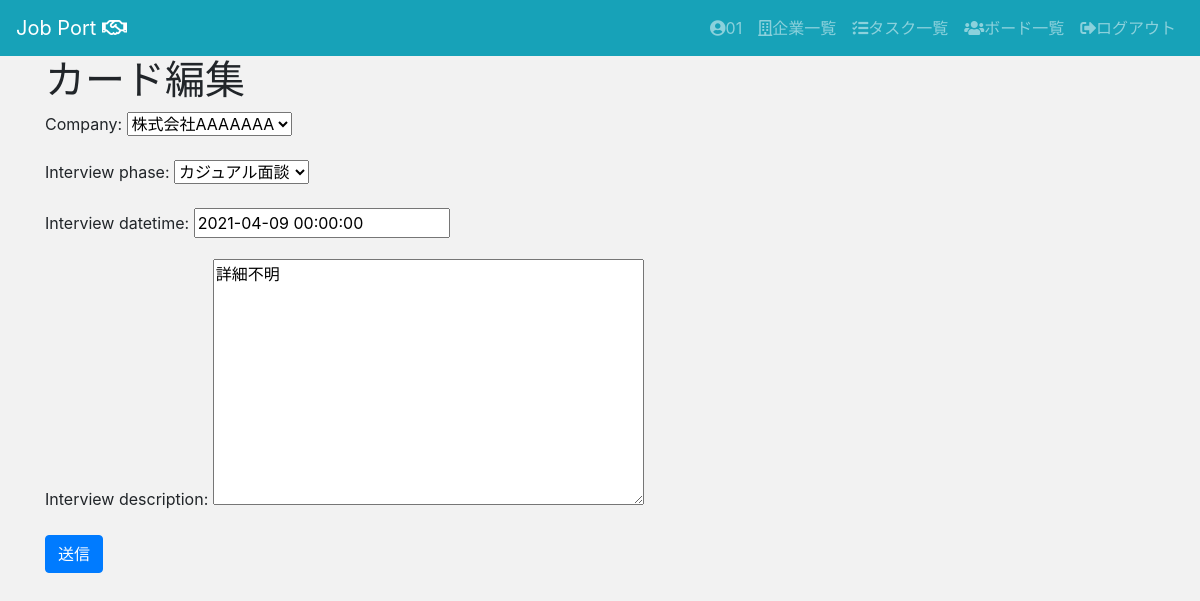
The app's page /jpapp/interviews/1/update/ (signed in) with its own data.
### jpapp/models.py (models this page shows, shortened)
class Interview(models.Model):
    interview_phase = models.IntegerField(
      choices = CHOICE4,
      default='0'
    )
    interview_datetime = models.DateTimeField()
    interview_description = models.TextField()
    company = models.ForeignKey(Company, on_delete=models.CASCADE)
    user = models.ForeignKey(User, on_delete=models.CASCADE)

### jpapp/views.py (the view, shortened to what this page needs)
# urls.py: path("interviews/<int:pk>/update/", views.InterviewUpdateView.as_view(), name="interviews_update"),
class InterviewUpdateView(LoginRequiredMixin, UpdateView):
    model = Interview
    template_name = "jpapp/interviews/update.html"
    form_class = InterviewForm
    def get_form_kwargs(self):
        kwargs = super(InterviewUpdateView, self).get_form_kwargs()
        kwargs['user'] = self.request.user
        return kwargs

### jpapp/forms.py
class InterviewForm(forms.ModelForm):
    class Meta:
        model = Interview
        fields = ("company", "interview_phase", "interview_datetime", "interview_description")
    def __init__(self, *args, **kwargs):
        user = kwargs.pop('user')
        super(InterviewForm, self).__init__(*args, **kwargs)
        self.fields['company'].queryset = Company.objects.filter(user=user)

### jpapp/models.py (called while the page is built)
    def __str__(self):
        return self.company_name

### templates/jpapp/interviews/update.html (shortened to what this page needs)
{% extends "jpapp/base.html" %}
{% block content %}
<div class="container">
  <h1>カード編集</h1>
  <form method="post">
    {{ form.as_p }}
    <button type="submit" class="btn btn-primary">送信</button>
  </form>
</div>
{% endblock %}

### templates/jpapp/base.html (shortened to what this page needs)
{% load static %}
<!doctype html>
<html lang="ja">
  <head>
    <link rel="stylesheet" href="https://stackpath.bootstrapcdn.com/bootstrap/4.3.1/css/bootstrap.min.css">
    <link href="https://use.fontawesome.com/releases/v5.6.1/css/all.css" rel="stylesheet">
    <link rel="stylesheet" type="text/css" href="{% static 'jpapp/custom.css' %}">
    <link href="https://use.fontawesome.com/releases/v5.6.1/css/all.css" rel="stylesheet">
  </head>
  <body>
    <header>
      <nav class="navbar navbar-expand-lg navbar-dark bg-info">
        <a class="navbar-brand" href="{% url 'jpapp:index' %}">Job Port <i class="far fa-handshake"></i></a>
        <div class="collapse navbar-collapse" id="navbarSupportedContent">
          <ul class="navbar-nav">
            {% if request.user.is_authenticated %}
            <li class="nav-item">
              <a class="nav-link" href="{% url 'jpapp:users_detail' request.user.pk %}"><i class="fas fa-user-circle"></i>{{ request.user.username }}</a>
            </li>
            <li class="nav-item">
              <a class="nav-link" href="{% url 'jpapp:companies_list' %}"><i class="far fa-building"></i>企業一覧</a>
            </li>
            <li class="nav-item">
              <a class="nav-link" href="{% url 'jpapp:tasks_list' %}"><i class="fas fa-tasks"></i>タスク一覧</a>
            </li>
            <li class="nav-item">
              <a class="nav-link" href="{% url 'jpapp:boards_list' %}"><i class="fas fa-users"></i>ボード一覧</a>
            </li>
            <li class="nav-item">
              <a class="nav-link" href="{% url 'logout' %}"><i class="fas fa-sign-out-alt"></i>ログアウト</a>
            </li>
            {% endif %}
          </ul>
        </div>
      </nav>
    </header>
    <main>
      {% block content %}
      {% endblock %}
    </main>
  </body>
</html>

### static/jpapp/custom.css (style rules this page uses)
body { background-color: #F2F2F2; }

### records on screen
Interview: company "株式会社AAAAAAA", interview_phase "カジュアル面談", interview_datetime "2021-04-09 00:00:00", interview_description "詳細不明"

### other values on screen
{{ request.user.username }} "01"
